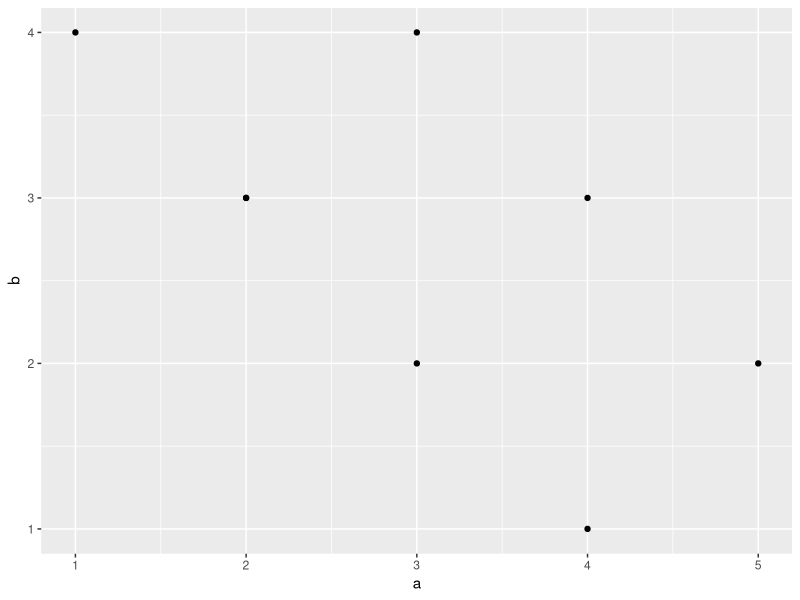
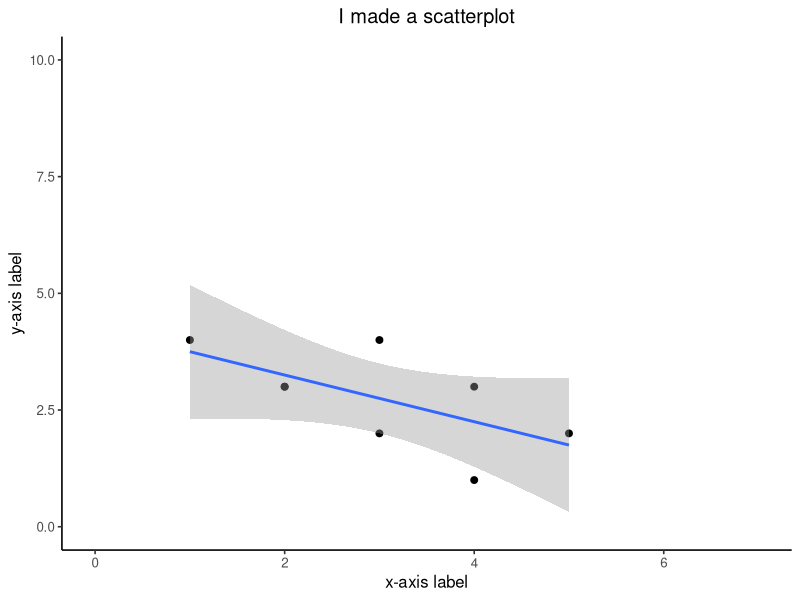
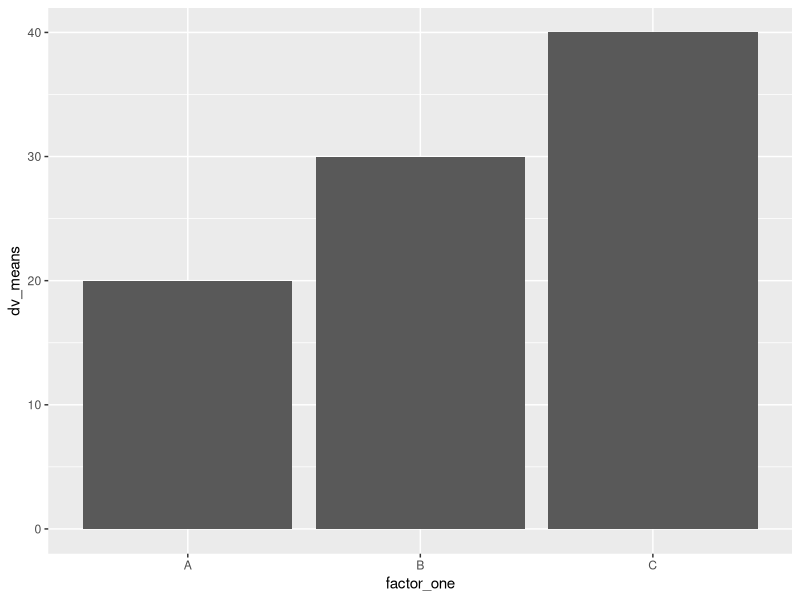
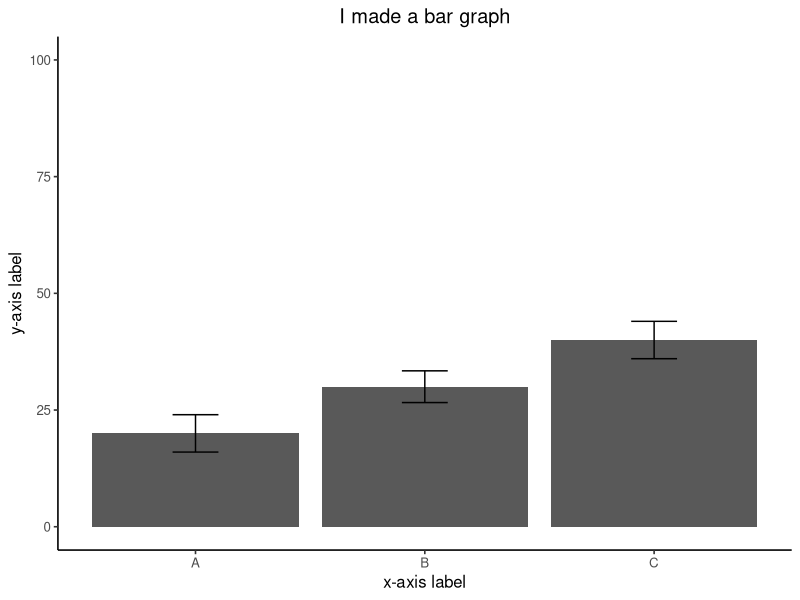
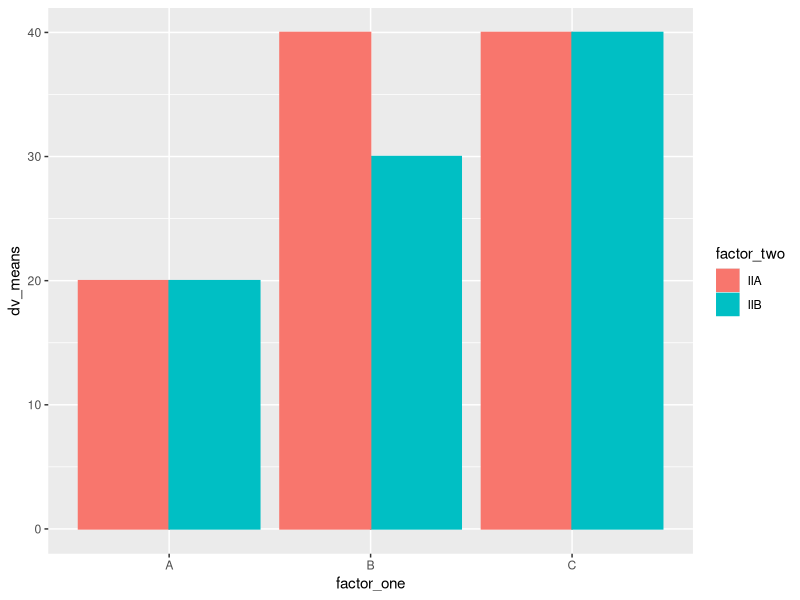
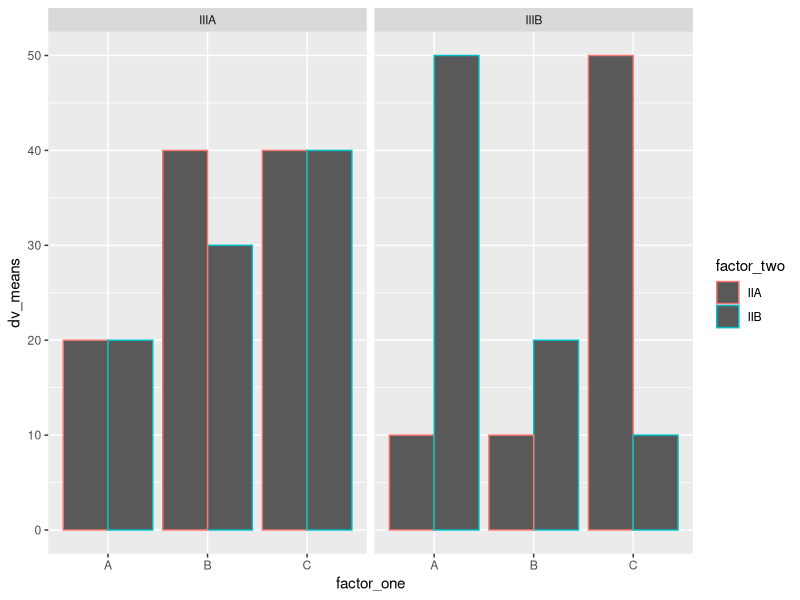
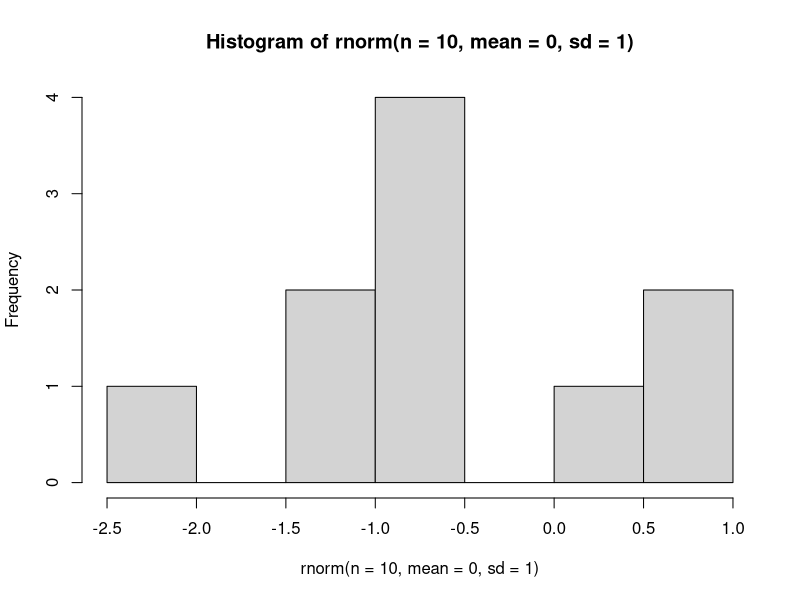

Write the R code that produced these figures, in order.
## ---- chunk 1
knitr::opts_chunk$set(message=FALSE,warning=FALSE, cache=TRUE)
## ---- chunk 2
name_of_function <- function(input){
  #body of code 
  return(output)
}
## ---- chunk 3
add_one <-function(x){
  return(x+1)
}

add_one(6)
## ---- chunk 4
sample(1:6,1) #using an instinsic to do that same thing a function will do 

roll_dice <- function(){
  return(sample(1:6,1))
}

#This function does the same thing as the instrinsic 
## ---- chunk 5
library(ggplot2)
## ---- chunk 6
a <- data.frame()
## ---- chunk 7
Names <- c("Peter", "Paul", "Mary", NA)
Ages <- c(1000,1200,100,50)
Sex <- c("M", "M", "F", NA)


my_dataframe <- data.frame(Names,
                           Ages,
                           Sex)
#data does not need to be stacked as above, but it eases in reading 
#you are adding on new columns as you add information within the parenthesis 
## ---- chunk 8
# Create dataframe
a <- c(1,2,3,2,3,4,5,4)
b <- c(4,3,4,3,2,1,2,3)
plot_df <- data.frame(a,b)

# basic scatterplot
ggplot(plot_df, aes(x=a,y=b))+
  geom_point()
## ---- chunk 9
# customize, add regression line
ggplot(plot_df, aes(x=a,y=b))+
  geom_point(size=2)+
  #adds points, which you can change the size of by selecting size
  geom_smooth(method=lm)+
  #adds linear regression 
  coord_cartesian(xlim=c(0,7),ylim=c(0,10))+
  #controls the range, specifically setting x and y limits 
  xlab("x-axis label")+
  ylab("y-axis label")+
  #changes the x and y axis labels 
  ggtitle("I made a scatterplot")+
  #adds a title 
  theme_classic(base_size=12)+
  #getting rid of the gray background, makes it a classic white background. base size is the size of the font on the graph
  theme(plot.title = element_text(hjust = 0.5))
#default title is left sided. this command centers the title 
## ---- chunk 10
#Create a dataframe
factor_one <- as.factor(c("A","B","C"))
dv_means <- c(20,30,40)
dv_SEs   <- c(4,3.4,4)
plot_df <- data.frame(factor_one,
                      dv_means,
                      dv_SEs)

# basic bar graph

ggplot(plot_df, aes(x=factor_one,y=dv_means))+
  geom_bar(stat="identity")
#aes: you can designate what you want to go across the x and y axis 
#geom_bar adds the bars to the graph "canvas"
#you always start is putting in the data to the graph and designating the axis. Then you are drawing on top the additional formatting (bars, lines points etc)
#stat=identity -> necessary, not running any manipulation
## ---- chunk 11
ggplot(plot_df, aes(x=factor_one,y=dv_means))+
  geom_bar(stat="identity")+
  geom_errorbar(aes(ymin=dv_means-dv_SEs,
                    ymax=dv_means+dv_SEs),
                width=.2)+
  #adds error bars. Must tell what min and max of error bars
  coord_cartesian(ylim=c(0,100))+
  xlab("x-axis label")+
  ylab("y-axis label")+
  ggtitle("I made a bar graph")+
  theme_classic(base_size=12)+
  theme(plot.title = element_text(hjust = 0.5))
## ---- chunk 12
#Create a dataframe
factor_one <- rep(as.factor(c("A","B","C")),2)
factor_two <- rep(as.factor(c("IIA","IIB")),3)
dv_means <- c(20,30,40,20,40,40)
dv_SEs   <- c(4,3.4,4,3,2,4)
plot_df <- data.frame(factor_one,
                      factor_two,
                      dv_means,
                      dv_SEs)

# basic bar graph

ggplot(plot_df, aes(x=factor_one,y=dv_means,
                    group=factor_two,
                    color=factor_two,
                    fill=factor_two))+
  #aes getings longer. color -> boarder color, but fill -> is color of the bar itself 
  geom_bar(stat="identity", position="dodge")
#position="dodge" makes two smaller bars for each factor instead of the factors on top of each other 
#if you want to change the colors of the bars, do that here
## ---- chunk 13
#Create a dataframe
factor_one <- rep(rep(as.factor(c("A","B","C")),2),2)
factor_two <- rep(rep(as.factor(c("IIA","IIB")),3),2)
factor_three <- rep(as.factor(c("IIIA","IIIB")),each=6)
dv_means <- c(20,30,40,20,40,40,
              10,20,50,50,10,10)
dv_SEs   <- c(4,3.4,4,3,2,4,
              1,2,1,2,3,2)
plot_df <- data.frame(factor_one,
                      factor_two,
                      factor_three,
                      dv_means,
                      dv_SEs)

# basic bar graph

ggplot(plot_df, aes(x=factor_one,y=dv_means,
                    group=factor_two,
                    color=factor_two))+
  geom_bar(stat="identity", position="dodge")+
  facet_wrap(~factor_three)
#this separates the graphs by whatever you tell it to 

## ---- chunk 14
library(dplyr)
## ---- chunk 15
starwars
## ---- chunk 16
library(dplyr)
## ---- chunk 17
#One sample t-test 

x <- c(1,2,2,3,4,4,1,2,3,2,1) 

t.test(x, mu=2)

#you can set the mu equal to anything, but it will assume it is 0 if you do not specify 

#Paired sample t-test
y <- c(3,5,4,6,2,1,7,8,4,3,2)
t.test(x,y, paired=TRUE, alternative="two.sided")
#you can speficfy that the directionality but setting alternative. include "greater" or "less" if you want to have a directionality 

#Independent Sample t-test 
mytest <- t.test(x,y, var.equal=TRUE)

#You can store the information as a variable and then recall it, as well as specific information (t-value, p-value, etc)
mytest$statistic

## ---- chunk 18

#data needs to be in long format
#this assumes that there is no effect!!!! all DVs come from the same distribution 
Factor1 <- rep(c("a","b","c"),each=5)
DV <-rnorm(n=15,mean=0,sd=1)
all_data <- data.frame(DV,Factor1)
ANOVADATA <- aov(DV~Factor1, all_data)
#aov(formula, data frame)
  #Formula -> dependent variable ~ indepndent variable (factor)

#to get is summarized in an ANOVA table use summary()


summary(ANOVADATA)


## ---- chunk 19
#formula -> (DV~Factor1*Factor2, data frame)
## ---- chunk 20

## ---- chunk 21
hist(rnorm(n=10, mean=0, sd=1))


